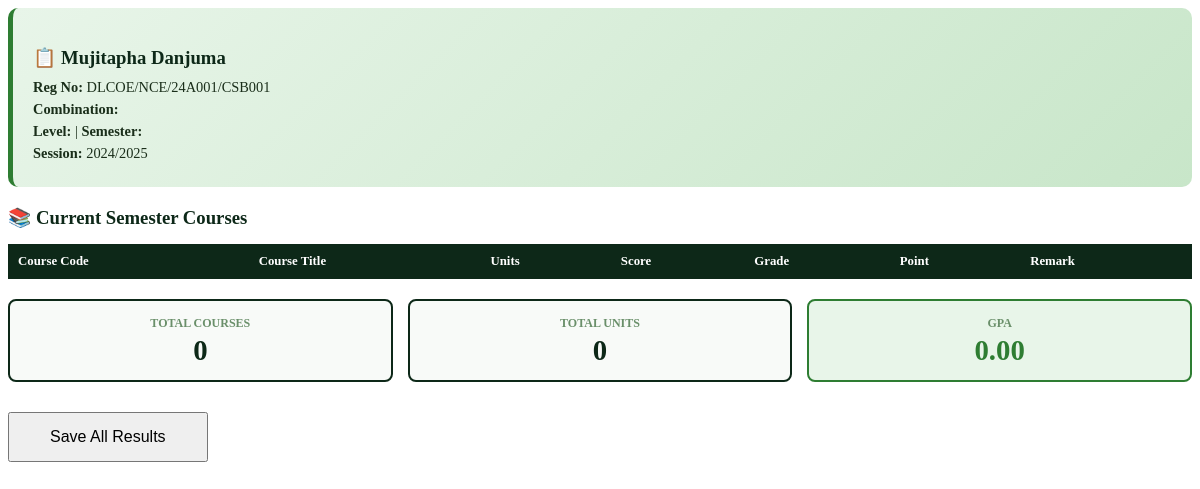
Screenshot of /get_student_courses.php?student_id=1 (signed in) with the database file from the repository.
### tables this page shows
CREATE TABLE `students` (
  `id` int(11) NOT NULL,
  `reg_no` varchar(50) NOT NULL,
  `student_id` varchar(50) DEFAULT NULL,
  `username` varchar(50) DEFAULT NULL,
  `password` varchar(255) NOT NULL,
  `fullname` varchar(100) NOT NULL,
  `email` varchar(100) DEFAULT NULL,
  `phone` varchar(20) DEFAULT NULL,
  `course` varchar(100) DEFAULT NULL,
  `programme` varchar(50) DEFAULT NULL,
  `level` varchar(20) DEFAULT 'NCE III',
  `department` varchar(100) DEFAULT NULL,
  `gender` enum('Male','Female','Other') DEFAULT NULL,
  `dob` date DEFAULT NULL,
  `address` text DEFAULT NULL,
  `guardian_name` varchar(200) DEFAULT NULL,
  `guardian_phone` varchar(20) DEFAULT NULL,
  `branch_code` varchar(20) DEFAULT NULL,
  `status` enum('active','inactive','graduated','pending') DEFAULT 'pending',
  `photo` varchar(255) DEFAULT NULL,
  `created_at` timestamp NOT NULL DEFAULT current_timestamp(),
  `updated_at` timestamp NOT NULL DEFAULT current_timestamp() ON UPDATE current_timestamp(),
  `combination` varchar(20) DEFAULT NULL,
  `marital_status` varchar(20) DEFAULT 'Single',
  `religion` varchar(50) DEFAULT 'Islam',
  `state_of_origin` varchar(50) DEFAULT 'Kano',
  `nationality` varchar(50) DEFAULT 'Nigerian',
  `place_of_birth` varchar(100) DEFAULT 'Kano',
  `lga` varchar(50) DEFAULT 'Dala',
  `permanent_address` text DEFAULT NULL,
  `exam_type` varchar(50) DEFAULT 'WAEC',
  `sponsorship_type` varchar(50) DEFAULT 'Parent/Guardian',
  `sponsor_name` varchar(100) DEFAULT NULL,
  `sponsor_address` text DEFAULT NULL,
  `subject1` varchar(100) DEFAULT NULL,
  `grade1` varchar(5) DEFAULT NULL,
  `month1` varchar(20) DEFAULT NULL,
  `year1` varchar(10) DEFAULT NULL,
  `centre1` varchar(50) DEFAULT NULL,
  `cand1` varchar(50) DEFAULT NULL,
  `subject2` varchar(100) DEFAULT NULL,
  `grade2` varchar(5) DEFAULT NULL,
  `month2` varchar(20) DEFAULT NULL,
  `year2` varchar(10) DEFAULT NULL,
  `centre2` varchar(50) DEFAULT NULL,
  `cand2` varchar(50) DEFAULT NULL,
  `subject3` varchar(100) DEFAULT NULL,
  `grade3` varchar(5) DEFAULT NULL,
  `month3` varchar(20) DEFAULT NULL,
  `year3` varchar(10) DEFAULT NULL,
  `centre3` varchar(50) DEFAULT NULL,
  `cand3` varchar(50) DEFAULT NULL,
  `subject4` varchar(100) DEFAULT NULL,
  `grade4` varchar(5) DEFAULT NULL,
  `month4` varchar(20) DEFAULT NULL,
  `year4` varchar(10) DEFAULT NULL,
  `centre4` varchar(50) DEFAULT NULL,
  `cand4` varchar(50) DEFAULT NULL,
  `subject5` varchar(100) DEFAULT NULL,
  `grade5` varchar(5) DEFAULT NULL,
  `month5` varchar(20) DEFAULT NULL,
  `year5` varchar(10) DEFAULT NULL,
  `centre5` varchar(50) DEFAULT NULL,
  `cand5` varchar(50) DEFAULT NULL,
  `guardian_address` text DEFAULT NULL
);

CREATE TABLE `settings` (
  `id` int(11) NOT NULL,
  `setting_key` varchar(50) NOT NULL,
  `setting_value` varchar(200) DEFAULT NULL
);

### result_functions.php (called while the page is built, shortened)
<?php
function getSetting($conn, $key) {
    $key = mysqli_real_escape_string($conn, $key);
    $result = mysqli_query($conn, "SELECT setting_value FROM settings WHERE setting_key = '$key' LIMIT 1");
    if ($row = mysqli_fetch_assoc($result)) return $row['setting_value'];
    return null;
}
?>

### get_student_courses.php (the view, shortened to what this page needs)
<?php
include 'connect.php';
include 'result_functions.php';
$student_id = intval($_GET['student_id'] ?? 0);
$combination = mysqli_real_escape_string($conn, $_GET['combination'] ?? '');
$level = mysqli_real_escape_string($conn, $_GET['level'] ?? '');
$semester = mysqli_real_escape_string($conn, $_GET['semester'] ?? '');
$session = mysqli_real_escape_string($conn, $_GET['session'] ?? getSetting($conn, 'current_session'));
$student = mysqli_fetch_assoc(mysqli_query($conn, "SELECT * FROM students WHERE id = $student_id"));
$courses = [];
?>
<div class="student-info-box">
    <h3>📋 <?php echo htmlspecialchars($student['fullname']); ?></h3>
    <p><strong>Reg No:</strong> <?php echo htmlspecialchars($student['reg_no'] ?? $student['student_id']); ?></p>
    <p><strong>Combination:</strong> <?php echo htmlspecialchars($combination); ?></p>
    <p><strong>Level:</strong> <?php echo htmlspecialchars($level); ?> | <strong>Semester:</strong> <?php echo htmlspecialchars($semester); ?></p>
    <p><strong>Session:</strong> <?php echo htmlspecialchars($session); ?></p>
</div>
<form method="POST">
    <div class="card">
        <h3 style="color:#0d2818; margin-bottom:15px;">📚 Current Semester Courses</h3>
        <table class="result-table">
            <thead>
                <tr>
                    <th>Course Code</th>
                    <th>Course Title</th>
                    <th>Units</th>
                    <th>Score</th>
                    <th>Grade</th>
                    <th>Point</th>
                    <th>Remark</th>
                </tr>
            </thead>
        </table>
    </div>
    <div class="total-summary">
        <div class="summary-box">
            <div class="label">Total Courses</div>
            <div class="value" id="totalCourses"><?php echo count($courses); ?></div>
        </div>
        <div class="summary-box">
            <div class="label">Total Units</div>
            <div class="value" id="totalUnits">0</div>
        </div>
        <div class="summary-box gpa">
            <div class="label">GPA</div>
            <div class="value" id="gpa">0.00</div>
        </div>
    </div>
    <button type="submit" name="save_single" class="btn btn-green" style="font-size:1rem; padding:14px 40px; margin-top:15px;">
        <i class="fas fa-save"></i> Save All Results
    </button>
</form>

### get_student_courses.php (style rules this page uses)
.student-info-box { background:linear-gradient(135deg, #e8f5e9, #c8e6c9); padding:20px; border-radius:10px; margin-bottom:20px; border-left:5px solid #2e7d32; }
.student-info-box h3 { color:#0d2818; margin-bottom:10px; }
.student-info-box p { color:#1a2e1a; margin:5px 0; font-size:0.9rem; }
.result-table { width:100%; border-collapse:collapse; margin-bottom:15px; }
.result-table th { background:#0d2818; color:white; padding:10px; text-align:left; font-size:0.8rem; }
.total-summary { display:grid; grid-template-columns:repeat(3, 1fr); gap:15px; margin-top:20px; margin-bottom:15px; }
.total-summary .summary-box { border:2px solid #0d2818; padding:15px; text-align:center; border-radius:8px; background:#f8faf8; }
.total-summary .summary-box.gpa { border-color:#2e7d32; background:#e8f5e9; }
.total-summary .summary-box .label { font-size:0.75rem; text-transform:uppercase; color:#6a8f6a; font-weight:700; }
.total-summary .summary-box .value { font-size:1.8rem; font-weight:900; color:#0d2818; line-height:1; margin-top:5px; }
.total-summary .summary-box.gpa .value { color:#2e7d32; }

### rows the page displays
students: fullname "Mujitapha Danjuma", reg_no "DLCOE/NCE/24A001/CSB001"
settings: setting_value "2024/2025"

### other values shown
count($courses) "0"
